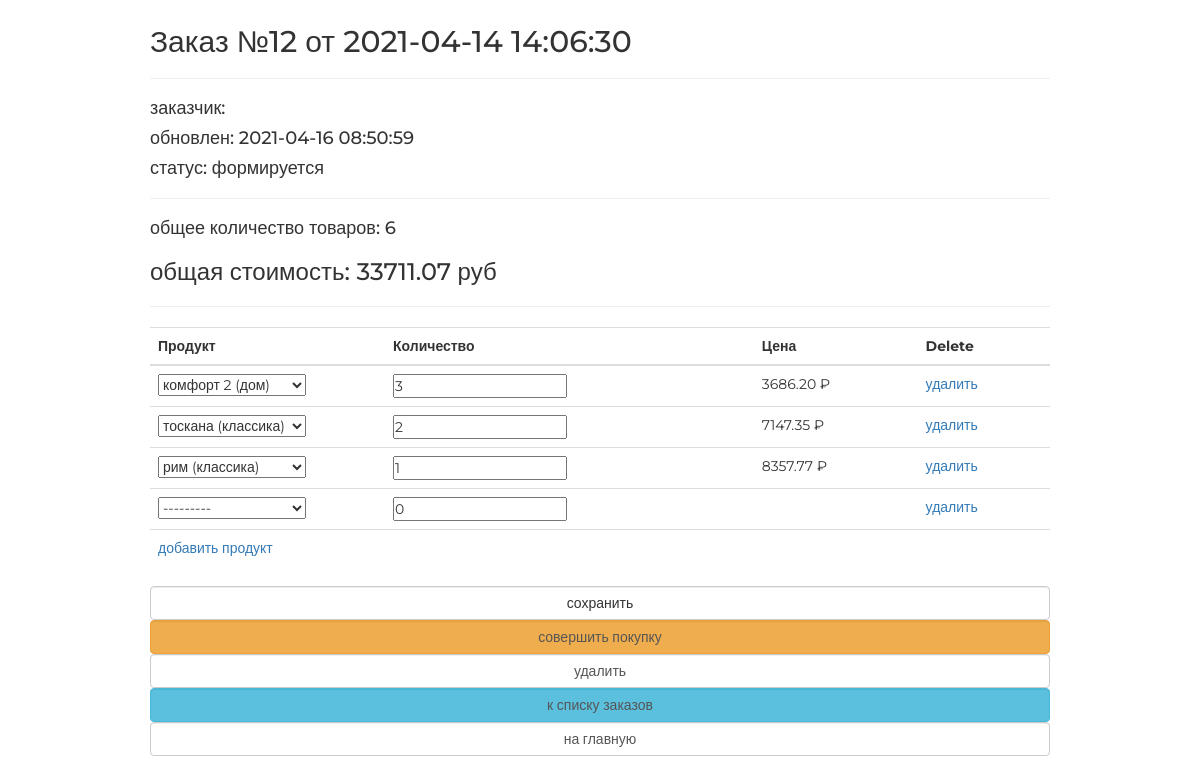
/order/update/12/, run on the app's committed database.
### ordersapp/models.py (models this page shows, shortened)
class Order(models.Model):
    FORMING = 'FM'
    SEND_TO_PROCEED = 'STP'
    PROCEEDED = 'PRD'
    PAID = 'PD'
    READY = 'RDY'
    CANCEL = 'CNC'
    ORDER_STATUSES = (
        (FORMING, 'формируется'),
        (SEND_TO_PROCEED, 'отправлен в обработку'),
        (PROCEEDED, 'обработан'),
        (PAID, 'оплачен'),
        (READY, 'готов к выдаче'),
        (CANCEL, 'отменен'),
    )
    user = models.ForeignKey(settings.AUTH_USER_MODEL, on_delete=models.CASCADE)
    created = models.DateTimeField(auto_now_add=True, verbose_name='создан')
    updated = models.DateTimeField(auto_now=True, verbose_name='изменен')
    status = models.CharField(choices=ORDER_STATUSES, default=FORMING, verbose_name='статус', max_length=3)
    is_active = models.BooleanField(default=True, verbose_name='активен')
    class Meta:
        ordering = ('-created',)
        verbose_name = 'заказ',
        verbose_name_plural = 'заказы'
    def get_total_quantity(self):
        items = self.orderitems.select_related()
        return sum(list(map(lambda x: x.quantity, items)))
    def get_total_cost(self):
        items = self.orderitems.select_related()
        return sum(list(map(lambda x: x.get_product_cost(), items)))

class OrderItem(models.Model):
    order = models.ForeignKey(Order, related_name='orderitems', on_delete=models.CASCADE)
    product = models.ForeignKey(Product, on_delete=models.CASCADE, verbose_name='продукт')
    quantity = models.PositiveIntegerField(verbose_name='количество', default=0)
    def get_product_cost(self):
        return self.quantity * self.product.price

### mainapp/models.py (models this page shows)
class Product(models.Model):
    category = models.ForeignKey(ProductCategory, on_delete=models.CASCADE)
    name = models.CharField(max_length=128, verbose_name='имя')
    image = models.ImageField(upload_to='products_image', blank=True)
    short_desc = models.CharField(max_length=64, verbose_name='краткое описание', blank=True)
    description = models.TextField(blank=True, verbose_name='описание')
    price = models.DecimalField(verbose_name='цена', max_digits=8, decimal_places=2, default=0)
    quantity = models.PositiveSmallIntegerField(verbose_name='количество на складе', default=0)
    is_active = models.BooleanField(verbose_name='активность', default=True)
    def __str__(self):
        return f'{self.name} ({self.category.name})'

### ordersapp/views.py (the view, shortened to what this page needs)
# urls.py: path('update/<int:pk>/', ordersapp.OrderUpdateView.as_view(), name='order_update'),
class OrderUpdateView(UpdateView):
    model = Order
    fields = []
    success_url = reverse_lazy('ordersapp:orders_list')
    def get_context_data(self, **kwargs):
        data = super(OrderUpdateView, self).get_context_data(**kwargs)
        OrderFormSet = inlineformset_factory(Order, OrderItem, form=OrderItemForm, extra=1)
        if self.request.POST:
            data['orderitems'] = OrderFormSet(self.request.POST, instance=self.object)
        else:
            formset = OrderFormSet(instance=self.object)
            for form in formset.forms:
                if form.instance.pk:
                    form.initial['price'] = form.instance.product.price
            data['orderitems'] = formset
        return data

### mainapp/context_processors.py (called while the page is built)
def basket(request):
    basket_list = []
    if request.user.is_authenticated:
        basket_list = Basket.objects.filter(user=request.user)
    return {
        'basket': basket_list
    }

### ordersapp/templates/ordersapp/order_form.html (shortened to what this page needs)
{% extends "ordersapp/base.html" %}
{% load static %}
{% block content %}
    {% include 'ordersapp/includes/inc_order_summary.html' %}
    <div class="order_form">
        <form action="" method="post">
            <table class="table">
                {% for form in orderitems.forms %}
                    {% if forloop.first %}
                        <thead>
                        <tr>
                            {% for field in form.visible_fields %}
                                <th class="{% cycle 'td1' 'td2' 'td3' 'td4' %} order formset_td">
                                    {{ field.label|capfirst }}
                                </th>
                            {% endfor %}
                        </tr>
                        </thead>
                    {% endif %}
                    <tr class="formset_row">
                        {% for field in form.visible_fields %}
                            <td class="{% cycle 'td1' 'td2' 'td3' 'td4' %} order formset_td">
                                {% if field.name == 'price' %}
                                    {% if field.value %}
                                        <span class="orderitems-{{ forloop.parentloop.counter0 }}-price">
                                            {{ field.value }} &#8381;
                                        </span>
                                    {% endif %}
                                {% else %}
                                    {{ field }}
                                {% endif %}
                            </td>
                        {% endfor %}
                    </tr>
                {% endfor %}
            </table>
            <button type="submit" value="сохранить" class="btn btn-default btn-round form-control last">сохранить
            </button>
            {% include 'ordersapp/includes/inc_order_actions.html' %}
        </form>
    </div>
{% endblock %}

### ordersapp/templates/ordersapp/includes/inc_order_summary.html (shortened to what this page needs)
{% if object %}
    <div class="h2">Заказ №{{ object.pk }} от {{ object.created|date:"Y-m-d H:i:s" }}</div>
    <hr>
    <div class="h4">заказчик: {{ user.last_name }} {{ user.first_name }} </div>
    <div class="h4">обновлен: {{ object.updated|date:"Y-m-d H:i:s" }}</div>
    <div class="h4">статус: {{ object.get_status_display }}</div>
    <hr>
    <div class="h4">
        общее количество товаров: <span class="order_total_quantity">{{ object.get_total_quantity }}</span>
    </div>
    <div class="h3">
        общая стоимость: <span class="order_total_cost">{{ object.get_total_cost }}</span> руб
    </div>
{% endif %}
<hr>

### static/css/style.css (style rules this page uses)
* { margin: 0; padding: 0; }
body { font-family: 'Montserrat', sans-serif; }
html, body { height: 100%; }
table { width: 100%; }
td:first-child { width: 235px; }

### data on the page
Order: pk "12", created "2021-04-14 14:06:30", updated "2021-04-16 08:50:59", status "формируется", get_total_quantity "6", get_total_cost "33711.07"
Product: value "3686.20"
Product: value "7147.35"
Product: value "8357.77"

### other printed values
{{ field.label|capfirst }} "Продукт" "Количество" "Цена" "Delete"
